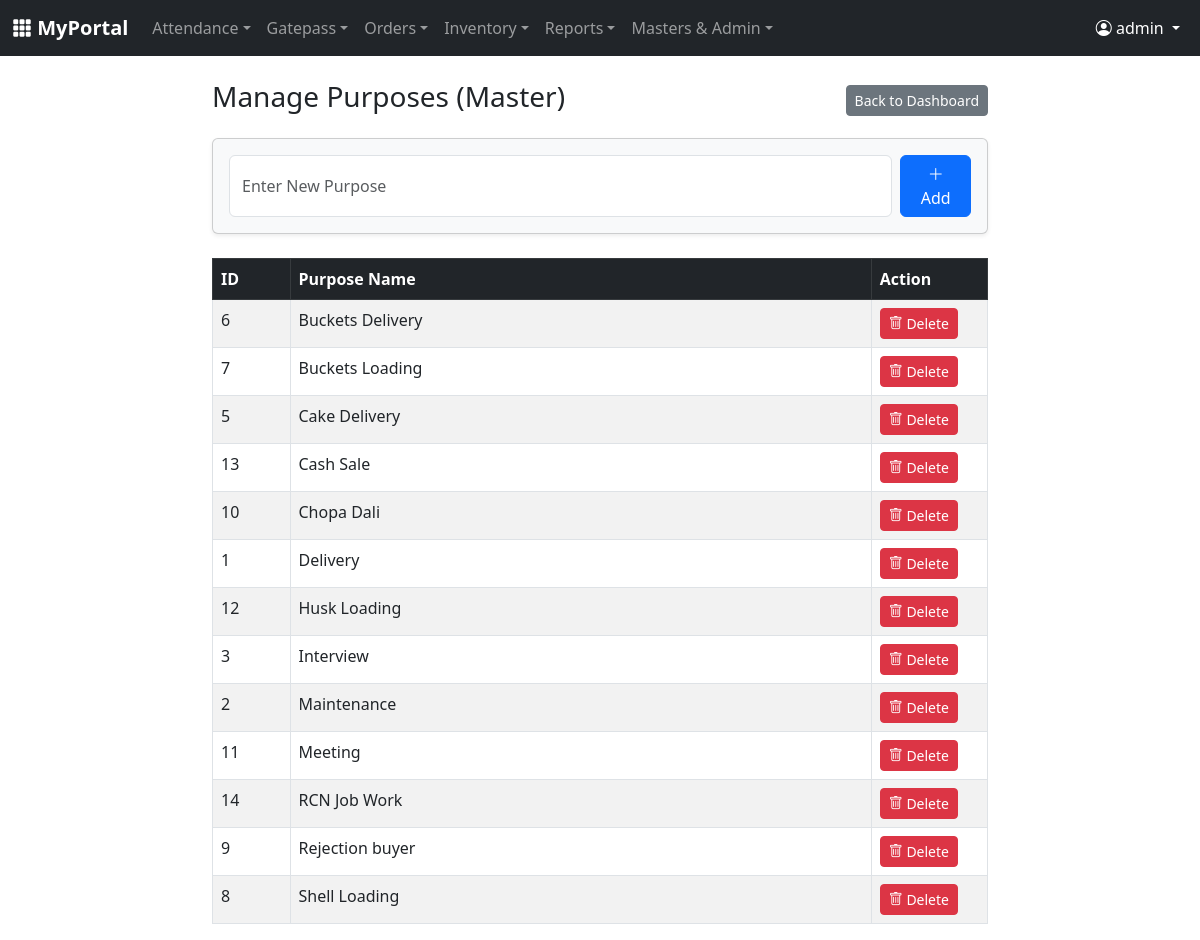
The page /purposes.php (signed in) on the database its author committed.
### tables this page shows
CREATE TABLE `purposes` (
  `id` int NOT NULL,
  `purpose_name` varchar(100) NOT NULL
);

### purposes.php (the view, shortened to what this page needs)
<?php
require_once 'config.php';
$result = $conn->query("SELECT * FROM purposes ORDER BY purpose_name ASC");
?>
<!DOCTYPE html>
<html>
<head>
    <link href="https://cdn.jsdelivr.net/npm/bootstrap@5.3.0/dist/css/bootstrap.min.css" rel="stylesheet">
    <link rel="stylesheet" href="https://cdn.jsdelivr.net/npm/bootstrap-icons@1.10.0/font/bootstrap-icons.css">
</head>
<body>
    <?php include 'navbar.php'; ?>
    <div class="container mt-4" style="max-width: 800px;">
        <div class="d-flex justify-content-between align-items-center mb-3">
            <h3>Manage Purposes (Master)</h3>
            <a href="index.php" class="btn btn-secondary btn-sm">Back to Dashboard</a>
        </div>
        <div class="card p-3 mb-4 bg-light shadow-sm">
            <form method="post" class="d-flex gap-2">
                <input type="text" name="purpose_name" class="form-control" placeholder="Enter New Purpose" required>
                <button type="submit" name="add" class="btn btn-primary"><i class="bi bi-plus-lg"></i> Add</button>
            </form>
        </div>
        <table class="table table-bordered table-striped">
            <thead class="table-dark">
                <tr>
                    <th style="width: 10%;">ID</th>
                    <th>Purpose Name</th>
                    <th style="width: 15%;">Action</th>
                </tr>
            </thead>
            <tbody>
                <?php if ($result && $result->num_rows > 0): ?>
                    <?php while($row = $result->fetch_assoc()): ?>
                    <tr>
                        <td><?php echo $row['id']; ?></td>
                        <td><?php echo htmlspecialchars($row['purpose_name']); ?></td>
                        <td>
                            <a href="purposes.php?delete=<?php echo $row['id']; ?>"
                               class="btn btn-danger btn-sm"
                               onclick="return confirm('Are you sure you want to delete this purpose?')">
                               <i class="bi bi-trash"></i> Delete
                            </a>
                        </td>
                    </tr>
                    <?php endwhile; ?>
                <?php else: ?>
                    <tr><td colspan="3" class="text-center text-muted">No purposes found.</td></tr>
                <?php endif; ?>
            </tbody>
        </table>
    </div>
</body>
</html>

### rows shown on the page
purposes: id "6", purpose_name "Buckets Delivery"
purposes: id "7", purpose_name "Buckets Loading"
purposes: id "5", purpose_name "Cake Delivery"
purposes: id "13", purpose_name "Cash Sale"
purposes: id "10", purpose_name "Chopa Dali"
purposes: id "1", purpose_name "Delivery"
purposes: id "12", purpose_name "Husk Loading"
purposes: id "3", purpose_name "Interview"
purposes: id "2", purpose_name "Maintenance"
purposes: id "11", purpose_name "Meeting"
purposes: id "14", purpose_name "RCN Job Work"
purposes: id "9", purpose_name "Rejection buyer"
purposes: id "8", purpose_name "Shell Loading"

### other values the page prints
$user_name "admin"
